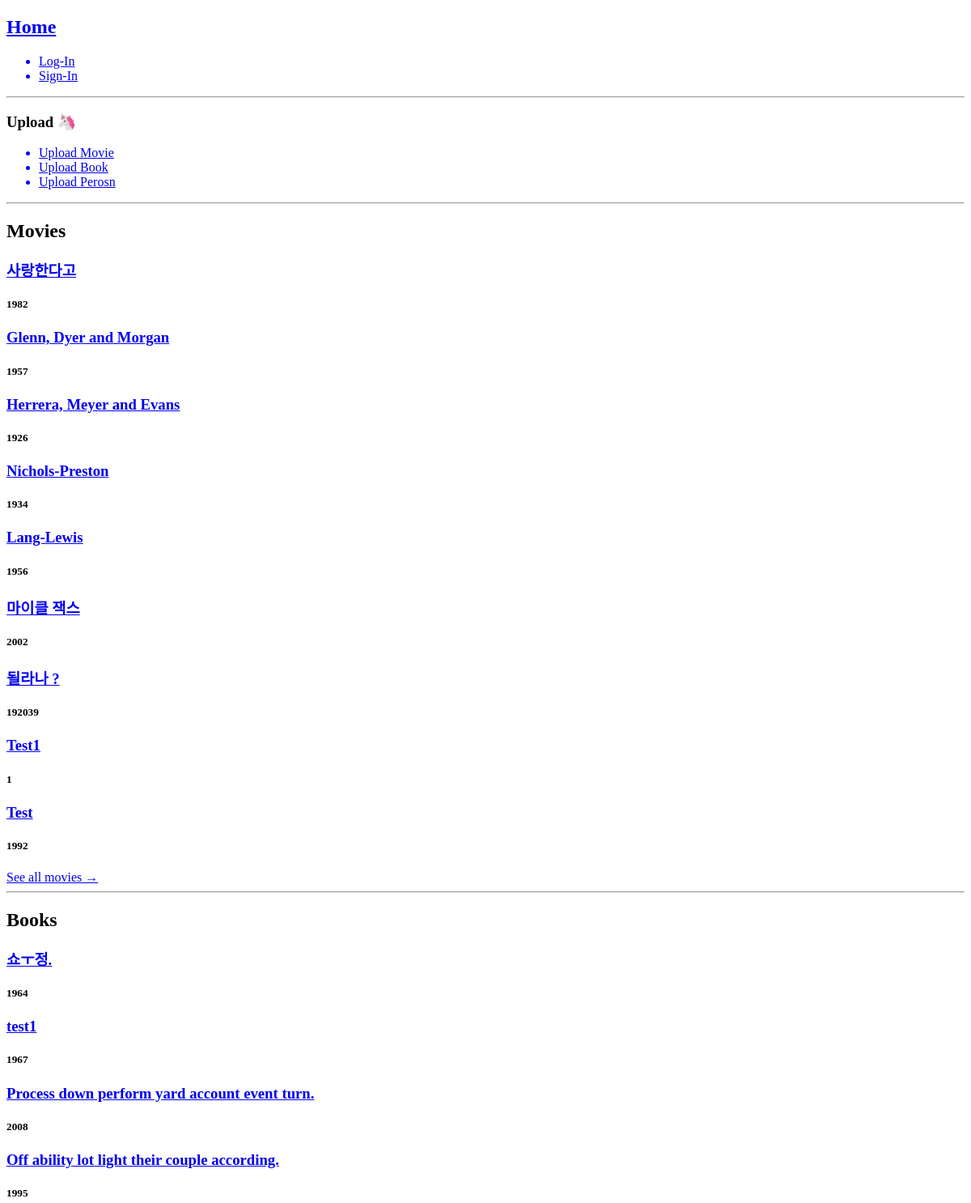
Before: / (upper part) with the older database file.
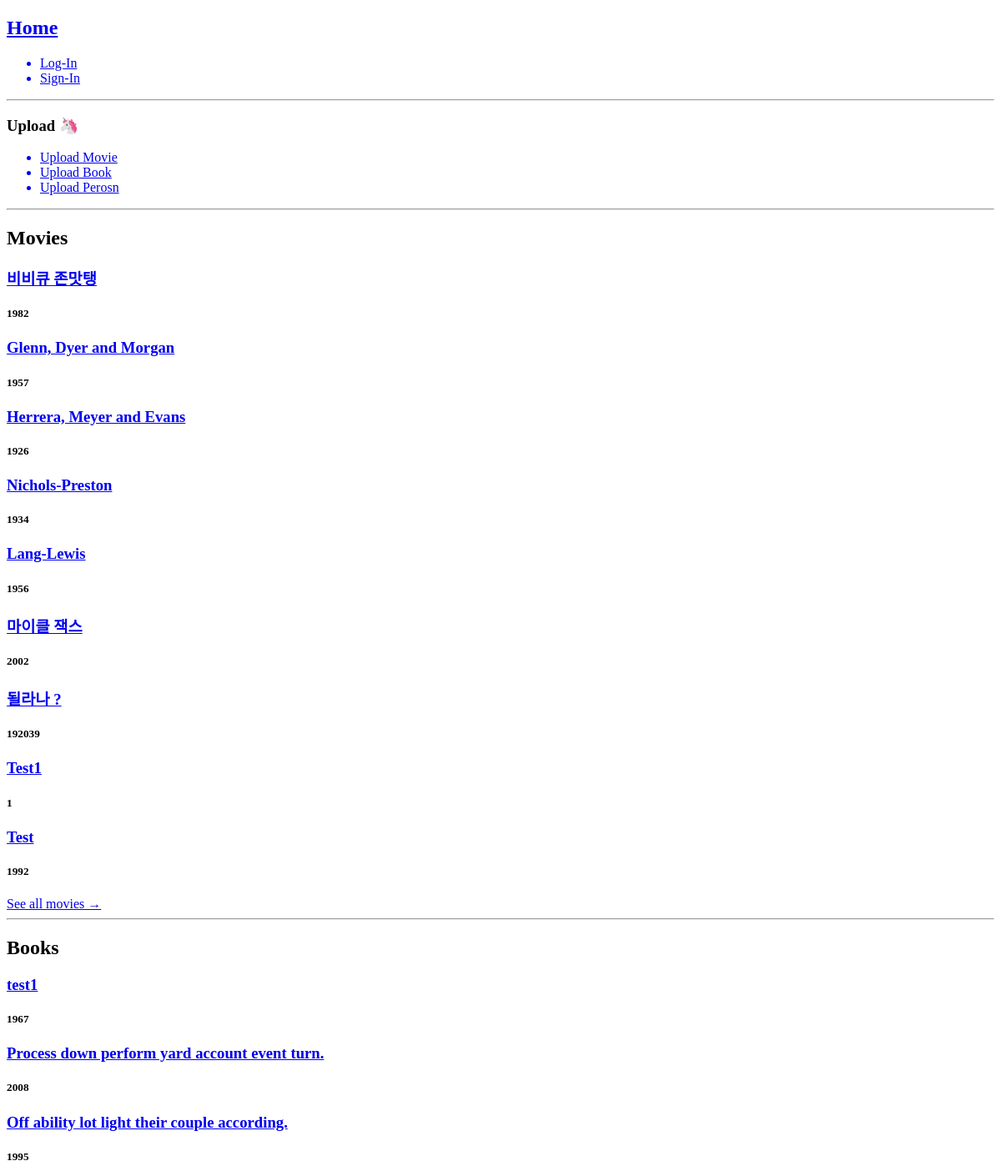
After: the same page with the newer database file.
### movies/models.py (models this page shows, shortened)
class Movie(TimeStampModel):
    title = models.CharField(max_length=120)
    year = models.IntegerField()
    cover_image = models.ImageField(null=True, blank=True)
    rating = models.IntegerField()
    category = models.ForeignKey(
        "categories.Category", on_delete=models.CASCADE, related_name="movies"
    )
    director = models.ForeignKey(
        "people.Person", on_delete=models.CASCADE, related_name="movies"
    )
    cast = models.ManyToManyField("people.Person", blank=True)

### books/models.py (models this page shows, shortened)
class Book(core_models.TimeStampModel):
    title = models.CharField(max_length=120)
    year = models.IntegerField()
    cover_image = models.ImageField(null=True, blank=True)
    rating = models.FloatField()
    category = models.ForeignKey(
        "categories.Category", on_delete=models.CASCADE, related_name="books"
    )
    writer = models.ForeignKey(
        "people.Person", on_delete=models.CASCADE, related_name="books"
    )

### core/views.py (the view)
# urls.py: path("", resolve_home, name="home"),
def resolve_home(request):
    movies = Movie.objects.all().order_by("pk")[:10]
    books = Book.objects.all().order_by("pk")[:10]
    people = Person.objects.all().order_by("pk")[:10]
    return render(
        request,
        "home.html",
        {"movies": movies, "books": books, "people": people, "page_title": "Home"},
    )

### templates/home.html (shortened to what this page needs)
{% extends "base.html" %}
{% block content %}
<hr/>
<nav>
  <h3>Upload 🦄</h3>
  <ul>
    <a href="{% url "movies:movieCreate" %}"><li>Upload Movie</li></a>
    <a href="{% url "books:bookCreate" %}"><li>Upload Book</li></a>
    <a href="{% url "people:personCreate" %}"><li>Upload Perosn</li></a>
  </ul>
</nav>
<hr/>
<div>
  <h2>Movies</h2>
  {% for movie in movies %}
  <div>
      <a href="{% url 'movies:movieDetail' movie.pk %}"><h3>{{movie.title}}</h3></a>
    <h5>{{movie.year}}</h5>
  </div>
  {% endfor %}
  <a href="{% url 'movies:movies' %}">See all movies &rarr;</a>
<hr />
</div>
<div>
  <h2>Books</h2>
  {% for book in books %}
  <div>
    <a href="{% url 'books:bookDeatil' book.pk %}"><h3>{{book.title}}</h3></a>
    <h5>{{book.year}}</h5>
  </div>
  {% endfor %}
</div>
{% endblock content %}

Changed rows visible on the page:
removed Book: title "쇼ㅜ정.", year "1964"
changed Movie: title "사랑한다고" → "비비큐 존맛탱"
